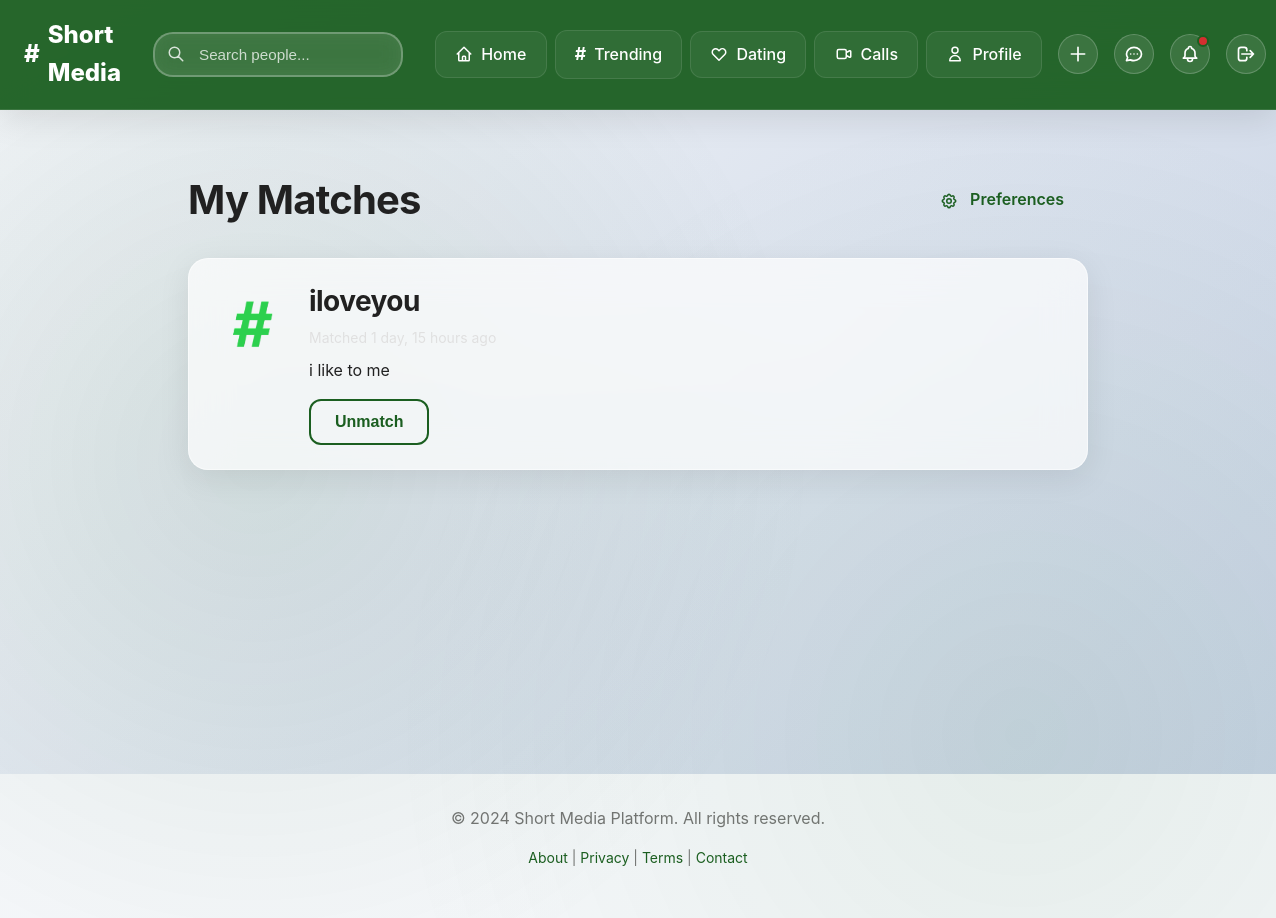
Screenshot of /dating/matches/ (signed in) with the database file from the repository.
### dating/models.py (models this page shows, shortened)
class Match(TimeStampedModel):
    user1 = models.ForeignKey(
        settings.AUTH_USER_MODEL,
        on_delete=models.CASCADE,
        related_name='matches_as_user1'
    )
    user2 = models.ForeignKey(
        settings.AUTH_USER_MODEL,
        on_delete=models.CASCADE,
        related_name='matches_as_user2'
    )
    match_request = models.OneToOneField(
        MatchRequest,
        on_delete=models.CASCADE,
        related_name='match'
    )
    messages_count = models.IntegerField(default=0)
    last_interaction = models.DateTimeField(auto_now=True)
    is_active = models.BooleanField(default=True)
    class Meta:
        db_table = 'matches'
        ordering = ['-created_at']
        indexes = [
            models.Index(fields=['user1', 'is_active']),
            models.Index(fields=['user2', 'is_active']),
        ]

### users/models.py (models this page shows, shortened)
class UserProfile(TimeStampedModel):
    user = models.OneToOneField(
        settings.AUTH_USER_MODEL,
        on_delete=models.CASCADE,
        related_name='profile'
    )
    bio = models.TextField(max_length=500, blank=True, default='')
    profile_picture = models.ImageField(
        upload_to='profile_pictures/',
        null=True,
        blank=True
    )
    date_of_birth = models.DateField(null=True, blank=True)
    gender = models.CharField(
        max_length=20,
        choices=[
            ('male', 'Male'),
            ('female', 'Female'),
            ('other', 'Other'),
            ('prefer_not_to_say', 'Prefer not to say'),
        ],
        blank=True,
        default=''
    )
    location = models.CharField(max_length=100, blank=True, default='')
    interests = models.JSONField(default=list, blank=True)
    relationship_status = models.CharField(
        max_length=20,
        choices=[
            ('single', 'Single'),
            ('in_relationship', 'In a Relationship'),
            ('engaged', 'Engaged'),
            ('married', 'Married'),
            ('complicated', 'It\'s Complicated'),
            ('open_relationship', 'In an Open Relationship'),
            ('prefer_not_to_say', 'Prefer not to say'),
        ],
        blank=True,
        default=''
    )
    blocked_users = models.ManyToManyField(
        settings.AUTH_USER_MODEL,
        related_name='blocked_by',
        blank=True
    )
    show_in_dating_search = models.BooleanField(default=True)  # Appear in dating search
    friends_list_privacy = models.CharField(
        max_length=20,
        choices=[
            ('PUBLIC', 'Public'),
            ('FRIENDS', 'Friends Only'),
            ('PRIVATE', 'Private'),
        ],
        default='PUBLIC'
    )
    dating_list_privacy = models.CharField(
        max_length=20,
        choices=[
            ('PUBLIC', 'Public'),
            ('FRIENDS', 'Friends Only'),
            ('PRIVATE', 'Private'),
        ],
        default='FRIENDS'
    )
    posts_count = models.IntegerField(default=0)
    followers_count = models.IntegerField(default=0)
    following_count = models.IntegerField(default=0)
    class Meta:
        db_table = 'user_profiles'
        verbose_name = 'User Profile'
        verbose_name_plural = 'User Profiles'

class User(AbstractUser):
    email = models.EmailField(unique=True, db_index=True)
    username = models.CharField(max_length=50, unique=True, db_index=True)
    is_verified = models.BooleanField(default=False)
    is_online = models.BooleanField(default=False)
    last_seen = models.DateTimeField(null=True, blank=True)
    USERNAME_FIELD = 'email'
    REQUIRED_FIELDS = ['username']
    class Meta:
        db_table = 'users'
        verbose_name = 'User'
        verbose_name_plural = 'Users'
        ordering = ['-date_joined']

### dating/views.py (the view)
# urls.py: path('matches/', views.my_matches_view, name='matches'),
@login_required
def my_matches_view(request):
    matches = dating_service.get_user_matches(request.user)
    context = {
        'matches': matches,
    }
    return render(request, 'dating/matches.html', context)

### dating/repositories.py (called while the page is built)
    @staticmethod
    def get_user_matches(user, is_active: bool = True) -> QuerySet:
        queryset = Match.objects.filter(
            Q(user1=user) | Q(user2=user)
        ).select_related('user1', 'user2', 'user1__profile', 'user2__profile')
        if is_active is not None:
            queryset = queryset.filter(is_active=is_active)
        return queryset.order_by('-created_at')

### dating/services.py (called while the page is built)
    def get_user_matches(self, user) -> List[Match]:
        return list(self.match_repo.get_user_matches(user, is_active=True))

### templates/dating/matches.html (shortened to what this page needs)
{% extends 'base.html' %}
{% load static %}
{% block content %}
<div class="container" style="margin-top: 2rem; margin-bottom: 2rem;">
    <div style="max-width: 900px; margin: 0 auto;">
        <div style="display: flex; justify-content: space-between; align-items: center; margin-bottom: 2rem;">
            <h1 style="margin: 0;">My Matches</h1>
            <a href="{% url 'dating:preferences' %}" class="btn btn-outline-primary">
                Preferences
            </a>
        </div>
        {% if matches %}
            {% for match in matches %}
            <div class="card" style="margin-bottom: 1.5rem;">
                <div class="card-body">
                    <div style="display: flex; gap: 1rem;">
                        {% if match.user1 == user %}
                            {% if match.user2.profile.profile_picture %}
                            <img src="{{ match.user2.profile.profile_picture.url }}" alt="{{ match.user2.username }}" style="width: 80px; height: 80px; border-radius: 50%; object-fit: cover;">
                            {% else %}
                            <div style="width: 80px; height: 80px; border-radius: 50%; background: var(--secondary-gray-light); display: flex; align-items: center; justify-content: center; font-size: 2rem; flex-shrink: 0;">👤</div>
                            {% endif %}
                            <div style="flex: 1;">
                                <h3 style="margin-bottom: 0.5rem;">{{ match.user2.username }}</h3>
                                <p style="color: var(--secondary-gray); font-size: 0.875rem; margin-bottom: 0.5rem;">Matched {{ match.created_at|timesince }} ago</p>
                                {% if match.user2.profile.bio %}
                                <p style="margin-bottom: 1rem;">{{ match.user2.profile.bio|truncatewords:15 }}</p>
                                {% endif %}
                        {% else %}
                            {% if match.user1.profile.profile_picture %}
                            <img src="{{ match.user1.profile.profile_picture.url }}" alt="{{ match.user1.username }}" style="width: 80px; height: 80px; border-radius: 50%; object-fit: cover;">
                            {% else %}
                            <div style="width: 80px; height: 80px; border-radius: 50%; background: var(--secondary-gray-light); display: flex; align-items: center; justify-content: center; font-size: 2rem; flex-shrink: 0;">👤</div>
                            {% endif %}
                            <div style="flex: 1;">
                                <h3 style="margin-bottom: 0.5rem;">{{ match.user1.username }}</h3>
                                <p style="color: var(--secondary-gray); font-size: 0.875rem; margin-bottom: 0.5rem;">Matched {{ match.created_at|timesince }} ago</p>
                                {% if match.user1.profile.bio %}
                                <p style="margin-bottom: 1rem;">{{ match.user1.profile.bio|truncatewords:15 }}</p>
                                {% endif %}
                        {% endif %}
                            <form method="post" action="{% url 'dating:unmatch' match.id %}" onsubmit="return confirm('Are you sure you want to unmatch?');">
                                <button type="submit" class="btn btn-outline">Unmatch</button>
                            </form>
                        </div>
                    </div>
                </div>
            </div>
            {% endfor %}
        {% endif %}
    </div>
</div>
{% endblock %}

### static/css/base.css (style rules this page uses)
:root { --primary-green: #1B5E20; --primary-green-dark: #0D3F14; --primary-green-light: #2E7D32; --primary-green-lighter: #4CAF50; --primary-green-glow: rgba(27, 94, 32, 0.3); --secondary-white: #FFFFFF; --secondary-gray-light: #F5F7FA; --secondary-gray: #E0E0E0; --secondary-gray-dark: #757575; --glass-white: rgba(255, 255, 255, 0.25); --glass-white-strong: rgba(255, 255, 255, 0.7); --glass-border: rgba(255, 255, 255, 0.18); --glass-shadow: rgba(31, 38, 135, 0.15); --text-primary: #212121; --text-secondary: #757575; --text-white: #FFFFFF; --success: #1B5E20; --danger: #D32F2F; --warning: #F57C00; --info: #1976D2; --dark-bg: #121212; --dark-surface: #1E1E1E; --dark-text: #E0E0E0; --spacing-xs: 0.25rem; --spacing-sm: 0.5rem; --spacing-md: 1rem; --spacing-lg: 1.5rem; --spacing-xl: 2rem; --spacing-xxl: 3rem; --radius-sm: 8px; --radius-md: 12px; --radius-lg: 20px; --radius-xl: 24px; --radius-full: 50%; --shadow-sm: 0 2px 8px rgba(0, 0, 0, 0.08); --shadow-md: 0 4px 16px rgba(0, 0, 0, 0.1); --shadow-lg: 0 8px 32px rgba(0, 0, 0, 0.12); --shadow-xl: 0 16px 48px rgba(0, 0, 0, 0.15); --glow-green: 0 0 20px var(--primary-green-glow); --transition-fast: 0.2s cubic-bezier(0.4, 0, 0.2, 1); --transition-normal: 0.3s cubic-bezier(0.4, 0, 0.2, 1); --transition-slow: 0.5s cubic-bezier(0.4, 0, 0.2, 1); }
* { margin: 0; padding: 0; box-sizing: border-box; }
body { font-family: -apple-system, BlinkMacSystemFont, 'Segoe UI', Roboto, 'Helvetica Neue', Arial, sans-serif; line-height: 1.6; color: var(--text-primary); background: linear-gradient(135deg, #f5f7fa 0%, #c3cfe2 100%); min-height: 100vh; position: relative; }
body::before { content: ''; position: fixed; top: 0; left: 0; width: 100%; height: 100%; background-image: radial-gradient(circle at 20% 50%, rgba(27, 94, 32, 0.1) 0%, transparent 50%), radial-gradient(circle at 80% 80%, rgba(46, 125, 50, 0.08) 0%, transparent 50%); pointer-events: none; z-index: 0; }
h1, h2, h3, h4, h5, h6 { font-weight: 700; line-height: 1.3; margin-bottom: var(--spacing-md); color: var(--text-primary); letter-spacing: -0.02em; }
h1 { font-size: 2.5rem; }
h3 { font-size: 1.75rem; }
p { margin-bottom: var(--spacing-md); }
a { color: var(--primary-green); text-decoration: none; transition: all var(--transition-fast); }
.container { max-width: 1200px; margin: 0 auto; padding: 0 var(--spacing-md); }
.btn { display: inline-block; padding: 0.75rem 1.5rem; font-size: 1rem; font-weight: 600; text-align: center; text-decoration: none; border: none; border-radius: var(--radius-md); cursor: pointer; transition: all var(--transition-fast); position: relative; overflow: hidden; }
.btn::before { content: ''; position: absolute; top: 50%; left: 50%; width: 0; height: 0; border-radius: 50%; background: rgba(255, 255, 255, 0.3); transform: translate(-50%, -50%); transition: width 0.6s, height 0.6s; }
.btn-outline { background: transparent; color: var(--primary-green); border: 2px solid var(--primary-green); }
.card { background: rgba(255, 255, 255, 0.7); backdrop-filter: blur(20px); -webkit-backdrop-filter: blur(20px); border-radius: var(--radius-lg); border: 1px solid rgba(255, 255, 255, 0.5); box-shadow: 0 8px 32px rgba(0, 0, 0, 0.08); padding: 0; margin-bottom: var(--spacing-lg); transition: all var(--transition-normal); overflow: hidden; }
.card-body { padding: var(--spacing-lg); }
@media (min-width: 769px) { .container { padding: 0 2rem !important; } }
@media (min-width: 769px) { .card { transition: all 0.3s ease; } }

### static/css/mobile.css (style rules this page uses)
.card { animation: slideUp 0.4s cubic-bezier(0.4, 0, 0.2, 1); }

### rows the page displays
Match: user1.profile.profile_picture (picture), user1.username "iloveyou", created_at "1 day, 15 hours", user1.profile.bio "i like to me"
